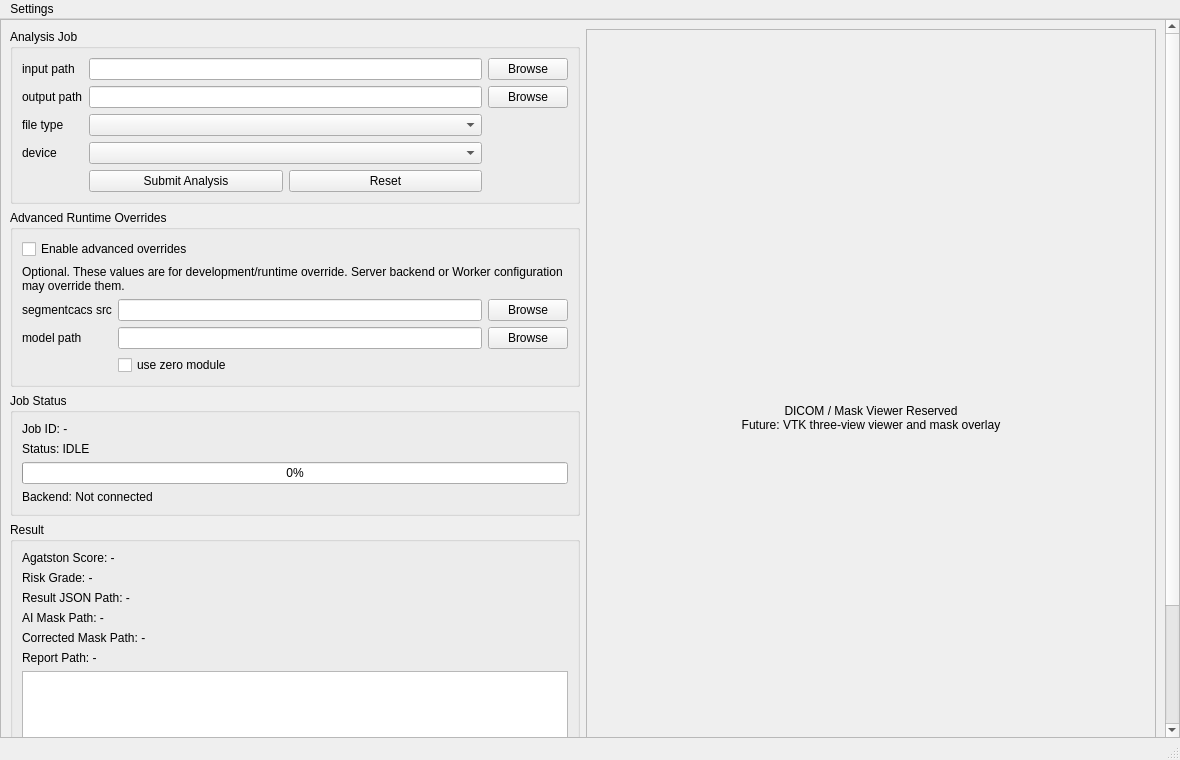
<?xml version="1.0" encoding="UTF-8"?>
<ui version="4.0">
 <class>MainWindow</class>
 <widget class="QMainWindow" name="MainWindow">
  <property name="geometry">
   <rect>
    <x>0</x>
    <y>0</y>
    <width>1180</width>
    <height>760</height>
   </rect>
  </property>
  <property name="windowTitle">
   <string>CAC Analysis Client</string>
  </property>
  <widget class="QWidget" name="centralwidget">
   <layout class="QVBoxLayout" name="centralWidgetLayout">
    <property name="leftMargin">
     <number>0</number>
    </property>
    <property name="topMargin">
     <number>0</number>
    </property>
    <property name="rightMargin">
     <number>0</number>
    </property>
    <property name="bottomMargin">
     <number>0</number>
    </property>
    <item>
     <widget class="QScrollArea" name="mainScrollArea">
      <property name="widgetResizable">
       <bool>true</bool>
      </property>
      <widget class="QWidget" name="scrollAreaWidgetContents">
       <property name="geometry">
        <rect>
         <x>0</x>
         <y>0</y>
         <width>1160</width>
         <height>720</height>
        </rect>
       </property>
       <layout class="QHBoxLayout" name="mainHorizontalLayout">
        <item>
         <layout class="QVBoxLayout" name="leftPanelLayout">
      <item>
       <widget class="QGroupBox" name="parameterGroupBox">
        <property name="title">
         <string>Analysis Job</string>
        </property>
        <layout class="QGridLayout" name="parameterGridLayout">
         <item row="0" column="0">
          <widget class="QLabel" name="inputPathLabel">
           <property name="text">
            <string>input path</string>
           </property>
          </widget>
         </item>
         <item row="0" column="1">
          <widget class="QLineEdit" name="inputPathLineEdit"/>
         </item>
         <item row="0" column="2">
          <widget class="QPushButton" name="inputPathBrowseButton">
           <property name="text">
            <string>Browse</string>
           </property>
          </widget>
         </item>
         <item row="1" column="0">
          <widget class="QLabel" name="outputPathLabel">
           <property name="text">
            <string>output path</string>
           </property>
          </widget>
         </item>
         <item row="1" column="1">
          <widget class="QLineEdit" name="outputPathLineEdit"/>
         </item>
         <item row="1" column="2">
          <widget class="QPushButton" name="outputPathBrowseButton">
           <property name="text">
            <string>Browse</string>
           </property>
          </widget>
         </item>
         <item row="2" column="0">
          <widget class="QLabel" name="fileTypeLabel">
           <property name="text">
            <string>file type</string>
           </property>
          </widget>
         </item>
         <item row="2" column="1">
          <widget class="QComboBox" name="fileTypeComboBox"/>
         </item>
         <item row="3" column="0">
          <widget class="QLabel" name="deviceLabel">
           <property name="text">
            <string>device</string>
           </property>
          </widget>
         </item>
         <item row="3" column="1">
          <widget class="QComboBox" name="deviceComboBox"/>
         </item>
         <item row="4" column="1">
          <layout class="QHBoxLayout" name="submitResetLayout">
           <item>
            <widget class="QPushButton" name="submitButton">
             <property name="text">
              <string>Submit Analysis</string>
             </property>
            </widget>
           </item>
           <item>
            <widget class="QPushButton" name="resetButton">
             <property name="text">
              <string>Reset</string>
             </property>
            </widget>
           </item>
          </layout>
         </item>
        </layout>
       </widget>
      </item>
      <item>
       <widget class="QGroupBox" name="advancedRuntimeOverridesGroupBox">
        <property name="title">
         <string>Advanced Runtime Overrides</string>
        </property>
        <layout class="QGridLayout" name="advancedRuntimeOverridesLayout">
         <item row="0" column="0" colspan="3">
          <widget class="QCheckBox" name="enableAdvancedOverridesCheckBox">
           <property name="text">
            <string>Enable advanced overrides</string>
           </property>
          </widget>
         </item>
         <item row="1" column="0" colspan="3">
          <widget class="QLabel" name="advancedOverridesHintLabel">
           <property name="text">
            <string>Optional. These values are for development/runtime override. Server backend or Worker configuration may override them.</string>
           </property>
           <property name="wordWrap">
            <bool>true</bool>
           </property>
          </widget>
         </item>
         <item row="2" column="0">
          <widget class="QLabel" name="segmentcacsSrcLabel">
           <property name="text">
            <string>segmentcacs src</string>
           </property>
          </widget>
         </item>
         <item row="2" column="1">
          <widget class="QLineEdit" name="segmentcacsSrcLineEdit"/>
         </item>
         <item row="2" column="2">
          <widget class="QPushButton" name="segmentcacsSrcBrowseButton">
           <property name="text">
            <string>Browse</string>
           </property>
          </widget>
         </item>
         <item row="3" column="0">
          <widget class="QLabel" name="modelLabel">
           <property name="text">
            <string>model path</string>
           </property>
          </widget>
         </item>
         <item row="3" column="1">
          <widget class="QLineEdit" name="modelLineEdit"/>
         </item>
         <item row="3" column="2">
          <widget class="QPushButton" name="modelBrowseButton">
           <property name="text">
            <string>Browse</string>
           </property>
          </widget>
         </item>
         <item row="4" column="1">
          <widget class="QCheckBox" name="useZeroModuleCheckBox">
           <property name="text">
            <string>use zero module</string>
           </property>
          </widget>
         </item>
        </layout>
       </widget>
      </item>
      <item>
       <widget class="QGroupBox" name="jobStatusGroupBox">
        <property name="title">
         <string>Job Status</string>
        </property>
        <layout class="QVBoxLayout" name="jobStatusLayout">
         <item>
          <widget class="QLabel" name="jobIdLabel">
           <property name="text">
            <string>Job ID: -</string>
           </property>
          </widget>
         </item>
         <item>
          <widget class="QLabel" name="statusLabel">
           <property name="text">
            <string>Status: IDLE</string>
           </property>
          </widget>
         </item>
         <item>
          <widget class="QProgressBar" name="progressBar">
           <property name="value">
            <number>0</number>
           </property>
          </widget>
         </item>
         <item>
          <widget class="QLabel" name="backendStatusLabel">
           <property name="text">
            <string>Backend: Not connected</string>
           </property>
          </widget>
         </item>
        </layout>
       </widget>
      </item>
      <item>
       <widget class="QGroupBox" name="resultGroupBox">
        <property name="title">
         <string>Result</string>
        </property>
        <layout class="QVBoxLayout" name="resultLayout">
         <item>
          <widget class="QLabel" name="agatstonScoreLabel">
           <property name="text">
            <string>Agatston Score: -</string>
           </property>
          </widget>
         </item>
         <item>
          <widget class="QLabel" name="riskGradeLabel">
           <property name="text">
            <string>Risk Grade: -</string>
           </property>
          </widget>
         </item>
         <item>
          <widget class="QLabel" name="resultJsonPathLabel">
           <property name="text">
            <string>Result JSON Path: -</string>
           </property>
          </widget>
         </item>
         <item>
          <widget class="QLabel" name="aiMaskPathLabel">
           <property name="text">
            <string>AI Mask Path: -</string>
           </property>
          </widget>
         </item>
         <item>
          <widget class="QLabel" name="correctedMaskPathLabel">
           <property name="text">
            <string>Corrected Mask Path: -</string>
           </property>
          </widget>
         </item>
         <item>
          <widget class="QLabel" name="reportPathLabel">
           <property name="text">
            <string>Report Path: -</string>
           </property>
          </widget>
         </item>
         <item>
          <widget class="QTextEdit" name="resultTextEdit">
           <property name="sizePolicy">
            <sizepolicy hsizetype="Expanding" vsizetype="Expanding">
             <horstretch>0</horstretch>
             <verstretch>1</verstretch>
            </sizepolicy>
           </property>
           <property name="minimumSize">
            <size>
             <width>0</width>
             <height>160</height>
            </size>
           </property>
          </widget>
         </item>
        </layout>
       </widget>
      </item>
     </layout>
    </item>
    <item>
     <layout class="QVBoxLayout" name="rightPanelLayout">
      <item>
       <widget class="QFrame" name="dicomViewerPlaceholder">
        <property name="sizePolicy">
         <sizepolicy hsizetype="Expanding" vsizetype="Expanding">
          <horstretch>1</horstretch>
          <verstretch>1</verstretch>
         </sizepolicy>
        </property>
        <property name="minimumSize">
         <size>
          <width>360</width>
          <height>320</height>
         </size>
        </property>
        <property name="frameShape">
         <enum>QFrame::StyledPanel</enum>
        </property>
        <property name="frameShadow">
         <enum>QFrame::Sunken</enum>
        </property>
        <layout class="QVBoxLayout" name="viewerPlaceholderLayout">
         <item>
          <spacer name="viewerTopSpacer">
           <property name="orientation">
            <enum>Qt::Vertical</enum>
           </property>
           <property name="sizeHint" stdset="0">
            <size>
             <width>20</width>
             <height>40</height>
            </size>
           </property>
          </spacer>
         </item>
         <item>
          <widget class="QLabel" name="dicomViewerPlaceholderLabel">
           <property name="alignment">
            <set>Qt::AlignCenter</set>
           </property>
           <property name="text">
            <string>DICOM / Mask Viewer Reserved
Future: VTK three-view viewer and mask overlay</string>
           </property>
          </widget>
         </item>
         <item>
          <spacer name="viewerBottomSpacer">
           <property name="orientation">
            <enum>Qt::Vertical</enum>
           </property>
           <property name="sizeHint" stdset="0">
            <size>
             <width>20</width>
             <height>40</height>
            </size>
           </property>
          </spacer>
         </item>
        </layout>
       </widget>
      </item>
      <item>
       <widget class="QGroupBox" name="annotationGroupBox">
        <property name="enabled">
         <bool>false</bool>
        </property>
        <property name="title">
         <string>Annotation Tools</string>
        </property>
        <layout class="QHBoxLayout" name="annotationButtonLayout">
         <item>
          <widget class="QPushButton" name="addRegionButton">
           <property name="enabled">
            <bool>false</bool>
           </property>
           <property name="text">
            <string>Add Region</string>
           </property>
          </widget>
         </item>
         <item>
          <widget class="QPushButton" name="deleteRegionButton">
           <property name="enabled">
            <bool>false</bool>
           </property>
           <property name="text">
            <string>Delete Region</string>
           </property>
          </widget>
         </item>
         <item>
          <widget class="QPushButton" name="modifyRegionButton">
           <property name="enabled">
            <bool>false</bool>
           </property>
           <property name="text">
            <string>Modify Region</string>
           </property>
          </widget>
         </item>
         <item>
          <widget class="QPushButton" name="saveCorrectedMaskButton">
           <property name="enabled">
            <bool>false</bool>
           </property>
           <property name="text">
            <string>Save Corrected Mask</string>
           </property>
          </widget>
         </item>
         <item>
          <widget class="QPushButton" name="recalculateScoreButton">
           <property name="enabled">
            <bool>false</bool>
           </property>
           <property name="text">
            <string>Recalculate Score</string>
           </property>
          </widget>
         </item>
        </layout>
       </widget>
      </item>
         </layout>
        </item>
       </layout>
      </widget>
     </widget>
    </item>
   </layout>
  </widget>
  <widget class="QMenuBar" name="menubar">
   <property name="geometry">
    <rect>
     <x>0</x>
     <y>0</y>
     <width>1180</width>
     <height>24</height>
    </rect>
   </property>
   <widget class="QMenu" name="menuSettings">
    <property name="title">
     <string>Settings</string>
    </property>
    <addaction name="actionServerSettings"/>
   </widget>
   <addaction name="menuSettings"/>
  </widget>
  <widget class="QStatusBar" name="statusbar"/>
  <action name="actionServerSettings">
   <property name="text">
    <string>Server Settings</string>
   </property>
  </action>
 </widget>
 <resources/>
 <connections/>
</ui>
